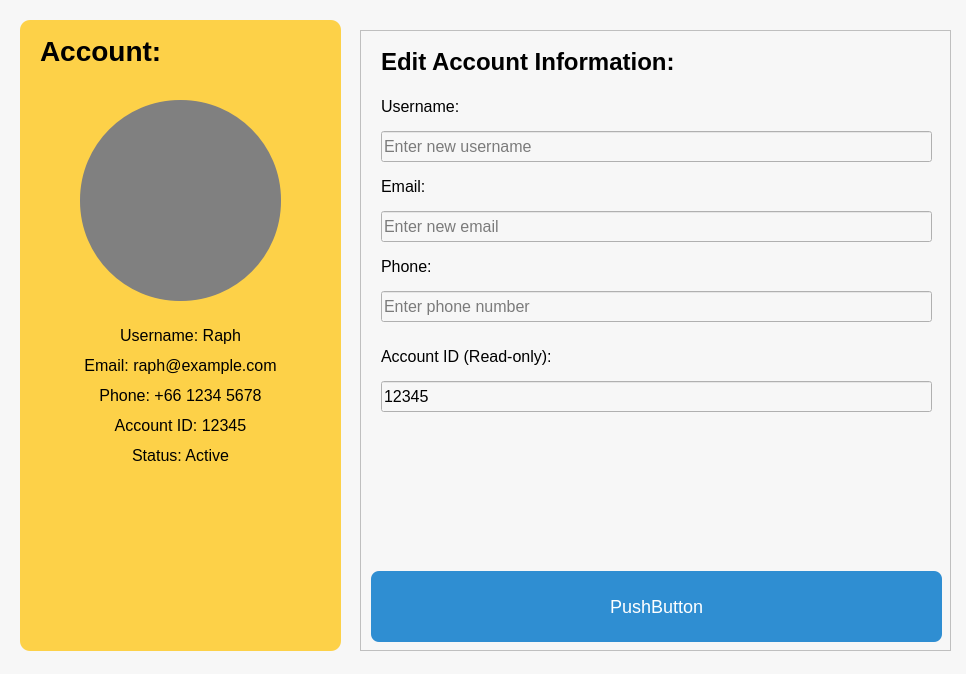
<?xml version="1.0" encoding="UTF-8"?>
<ui version="4.0">
 <class>Form</class>
 <widget class="QWidget" name="Form">
  <property name="geometry">
   <rect>
    <x>0</x>
    <y>0</y>
    <width>966</width>
    <height>674</height>
   </rect>
  </property>
  <property name="windowTitle">
   <string>Form</string>
  </property>
  <property name="styleSheet">
   <string notr="true">background-color:  rgb(247, 247, 247);
color: black;</string>
  </property>
  <widget class="QWidget" name="widget" native="true">
   <property name="geometry">
    <rect>
     <x>20</x>
     <y>20</y>
     <width>321</width>
     <height>631</height>
    </rect>
   </property>
   <property name="styleSheet">
    <string notr="true">background-color: #fdd148; border-radius: 10px;
font-size:  16px
</string>
   </property>
   <widget class="QLabel" name="label">
    <property name="geometry">
     <rect>
      <x>20</x>
      <y>10</y>
      <width>151</width>
      <height>41</height>
     </rect>
    </property>
    <property name="styleSheet">
     <string notr="true">font-size: 28px;
font-weight: bold;</string>
    </property>
    <property name="text">
     <string>Account:</string>
    </property>
   </widget>
   <widget class="QWidget" name="widget_2" native="true">
    <property name="geometry">
     <rect>
      <x>60</x>
      <y>80</y>
      <width>201</width>
      <height>201</height>
     </rect>
    </property>
    <property name="styleSheet">
     <string notr="true">background: gray; border-radius: 100px;</string>
    </property>
   </widget>
   <widget class="QLabel" name="username">
    <property name="geometry">
     <rect>
      <x>0</x>
      <y>300</y>
      <width>321</width>
      <height>31</height>
     </rect>
    </property>
    <property name="text">
     <string>Username: Raph</string>
    </property>
    <property name="alignment">
     <set>Qt::AlignmentFlag::AlignCenter</set>
    </property>
   </widget>
   <widget class="QLabel" name="gmail">
    <property name="geometry">
     <rect>
      <x>0</x>
      <y>330</y>
      <width>321</width>
      <height>31</height>
     </rect>
    </property>
    <property name="text">
     <string>Email: raph@example.com</string>
    </property>
    <property name="alignment">
     <set>Qt::AlignmentFlag::AlignCenter</set>
    </property>
   </widget>
   <widget class="QLabel" name="phone">
    <property name="geometry">
     <rect>
      <x>0</x>
      <y>360</y>
      <width>321</width>
      <height>31</height>
     </rect>
    </property>
    <property name="text">
     <string>Phone: +66 1234 5678</string>
    </property>
    <property name="alignment">
     <set>Qt::AlignmentFlag::AlignCenter</set>
    </property>
   </widget>
   <widget class="QLabel" name="label_5">
    <property name="geometry">
     <rect>
      <x>0</x>
      <y>390</y>
      <width>321</width>
      <height>31</height>
     </rect>
    </property>
    <property name="text">
     <string>Account ID: 12345</string>
    </property>
    <property name="alignment">
     <set>Qt::AlignmentFlag::AlignCenter</set>
    </property>
   </widget>
   <widget class="QLabel" name="label_6">
    <property name="geometry">
     <rect>
      <x>0</x>
      <y>420</y>
      <width>321</width>
      <height>31</height>
     </rect>
    </property>
    <property name="text">
     <string>Status: Active</string>
    </property>
    <property name="alignment">
     <set>Qt::AlignmentFlag::AlignCenter</set>
    </property>
   </widget>
  </widget>
  <widget class="QScrollArea" name="scrollArea">
   <property name="geometry">
    <rect>
     <x>360</x>
     <y>30</y>
     <width>591</width>
     <height>621</height>
    </rect>
   </property>
   <property name="styleSheet">
    <string notr="true">font-size: 16px;</string>
   </property>
   <property name="widgetResizable">
    <bool>true</bool>
   </property>
   <widget class="QWidget" name="scrollAreaWidgetContents">
    <property name="geometry">
     <rect>
      <x>0</x>
      <y>0</y>
      <width>587</width>
      <height>617</height>
     </rect>
    </property>
    <widget class="QLabel" name="label_2">
     <property name="geometry">
      <rect>
       <x>20</x>
       <y>10</y>
       <width>321</width>
       <height>41</height>
      </rect>
     </property>
     <property name="styleSheet">
      <string notr="true">font-size: 24px;
font-weight: bold;</string>
     </property>
     <property name="text">
      <string>Edit Account Information:</string>
     </property>
    </widget>
    <widget class="QLabel" name="username_2">
     <property name="geometry">
      <rect>
       <x>20</x>
       <y>60</y>
       <width>321</width>
       <height>31</height>
      </rect>
     </property>
     <property name="text">
      <string>Username:</string>
     </property>
     <property name="alignment">
      <set>Qt::AlignmentFlag::AlignLeading|Qt::AlignmentFlag::AlignLeft|Qt::AlignmentFlag::AlignVCenter</set>
     </property>
    </widget>
    <widget class="QLineEdit" name="usernameInput">
     <property name="geometry">
      <rect>
       <x>20</x>
       <y>100</y>
       <width>551</width>
       <height>31</height>
      </rect>
     </property>
     <property name="inputMask">
      <string/>
     </property>
     <property name="text">
      <string notr="true"/>
     </property>
     <property name="placeholderText">
      <string>Enter new username</string>
     </property>
    </widget>
    <widget class="QLabel" name="username_3">
     <property name="geometry">
      <rect>
       <x>20</x>
       <y>140</y>
       <width>321</width>
       <height>31</height>
      </rect>
     </property>
     <property name="text">
      <string>Email:</string>
     </property>
     <property name="alignment">
      <set>Qt::AlignmentFlag::AlignLeading|Qt::AlignmentFlag::AlignLeft|Qt::AlignmentFlag::AlignVCenter</set>
     </property>
    </widget>
    <widget class="QLineEdit" name="emailInput">
     <property name="geometry">
      <rect>
       <x>20</x>
       <y>180</y>
       <width>551</width>
       <height>31</height>
      </rect>
     </property>
     <property name="inputMask">
      <string/>
     </property>
     <property name="text">
      <string notr="true"/>
     </property>
     <property name="placeholderText">
      <string>Enter new email</string>
     </property>
    </widget>
    <widget class="QLabel" name="username_4">
     <property name="geometry">
      <rect>
       <x>20</x>
       <y>220</y>
       <width>321</width>
       <height>31</height>
      </rect>
     </property>
     <property name="text">
      <string>Phone:</string>
     </property>
     <property name="alignment">
      <set>Qt::AlignmentFlag::AlignLeading|Qt::AlignmentFlag::AlignLeft|Qt::AlignmentFlag::AlignVCenter</set>
     </property>
    </widget>
    <widget class="QLineEdit" name="phoneInput">
     <property name="geometry">
      <rect>
       <x>20</x>
       <y>260</y>
       <width>551</width>
       <height>31</height>
      </rect>
     </property>
     <property name="inputMask">
      <string/>
     </property>
     <property name="text">
      <string notr="true"/>
     </property>
     <property name="placeholderText">
      <string>Enter phone number</string>
     </property>
    </widget>
    <widget class="QLabel" name="username_5">
     <property name="geometry">
      <rect>
       <x>20</x>
       <y>310</y>
       <width>321</width>
       <height>31</height>
      </rect>
     </property>
     <property name="text">
      <string>Account ID (Read-only):</string>
     </property>
     <property name="alignment">
      <set>Qt::AlignmentFlag::AlignLeading|Qt::AlignmentFlag::AlignLeft|Qt::AlignmentFlag::AlignVCenter</set>
     </property>
    </widget>
    <widget class="QLineEdit" name="lineEdit_4">
     <property name="geometry">
      <rect>
       <x>20</x>
       <y>350</y>
       <width>551</width>
       <height>31</height>
      </rect>
     </property>
     <property name="inputMask">
      <string/>
     </property>
     <property name="text">
      <string notr="true">12345</string>
     </property>
     <property name="readOnly">
      <bool>true</bool>
     </property>
     <property name="placeholderText">
      <string>Enter new username</string>
     </property>
    </widget>
    <widget class="QPushButton" name="pushButton">
     <property name="geometry">
      <rect>
       <x>10</x>
       <y>540</y>
       <width>571</width>
       <height>71</height>
      </rect>
     </property>
     <property name="styleSheet">
      <string notr="true">QPushButton {
                background-color: #2f8ed2;
                color: white;
                border-radius: 8px;
                font-size: 18px;
            }
            QPushButton:hover {
                background-color: #fdd148;
                color: black;
            }</string>
     </property>
     <property name="text">
      <string>PushButton</string>
     </property>
    </widget>
   </widget>
  </widget>
 </widget>
 <resources/>
 <connections/>
</ui>
